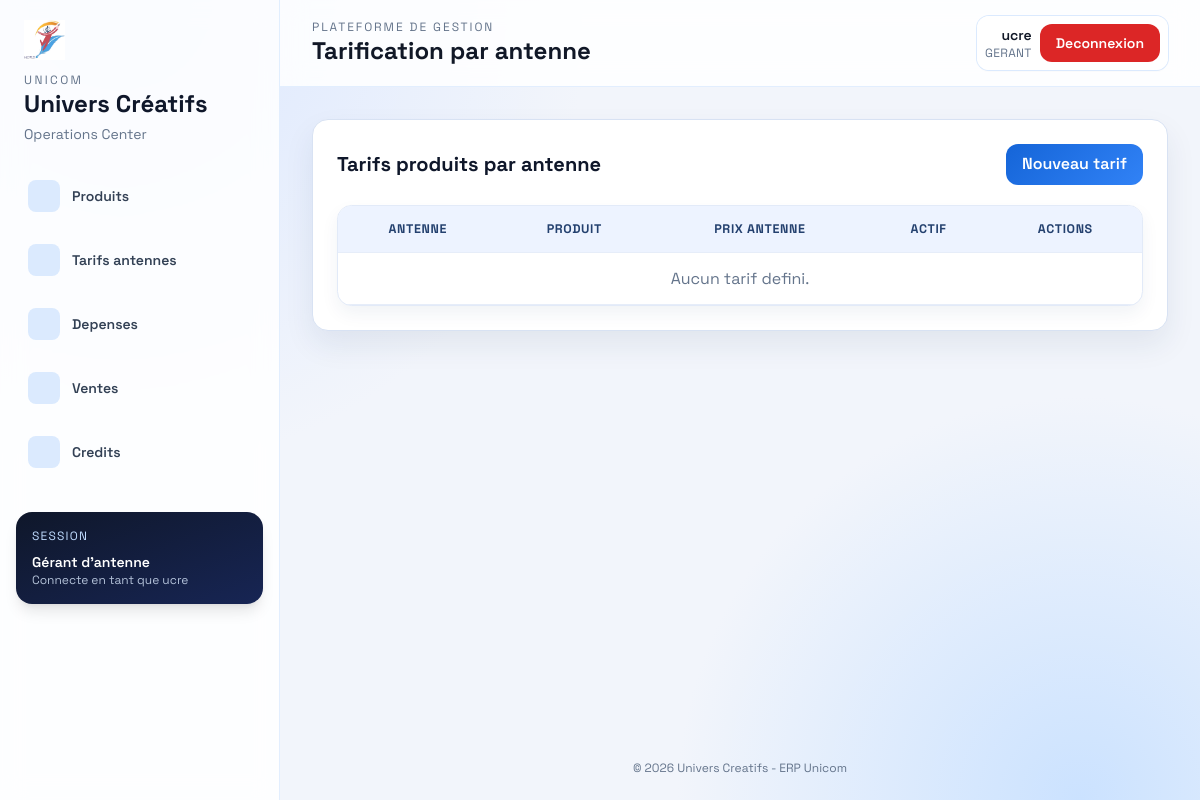
The page /sales/products/pricing/antenna/ (signed in) on the database its author committed.
### accounts/models.py (models this page shows, shortened)
class User(AbstractUser, PermissionsMixin, SoftDeleteMixin):
    class Role(models.TextChoices):
        GERANT = "gerant", "Gérant d'antenne"
        ADMIN = "admin", "Admin central"
        DIRECTEUR = "directeur", "Directeur"
        SUPERVISEUR = "superviseur", "Superviseur régional"
    role = models.CharField(
        max_length=20,
        choices=Role.choices,
        default=Role.GERANT,
        help_text="Détermine les permissions et les accès aux modules."
    )
    antenne = models.ForeignKey(
        'Antenne',
        on_delete=models.PROTECT,
        null=True,
        blank=True,
        related_name='personnel'
    )
    telephone = models.CharField(
        max_length=20,
        blank=True,
        null=True,
        help_text="Numéro de téléphone professionnel"
    )
    is_blocked = models.BooleanField(
        default=False,
        help_text="Blocage manuel : coupe l'accès sans supprimer le compte."
    )
    date_creation = models.DateTimeField(
        auto_now_add=True,
        help_text="Date de création du compte"
    )
    date_derniere_connexion = models.DateTimeField(
        blank=True,
        null=True,
        help_text="Dernière connexion réussie"
    )
    groups = models.ManyToManyField(
        'auth.Group',
        related_name='accounts_user_set',
        related_query_name='accounts_user',
        blank=True,
        help_text='Groupes de permissions de l’utilisateur.'
    )
    user_permissions = models.ManyToManyField(
        'auth.Permission',
        related_name='accounts_user_set',
        related_query_name='accounts_user',
        blank=True,
        help_text='Permissions spécifiques de l’utilisateur.'
    )
    def has_permission(self, permission_name):
        from .permissions import ROLE_PERMISSIONS
        return permission_name in ROLE_PERMISSIONS.get(self.role, set())

### accounts/decorators.py (the view)
        def wrapper(request, *args, **kwargs):
            user = request.user
            if not user.is_authenticated:
                return redirect("accounts:login")  # Redirige l'utilisateur vers la page de login si non authentifié
            if not user.has_permission(permission):
                messages.error(request, "Vous n'avez pas la permission d'effectuer cette action.")
                return redirect("accounts:no_permission")  # Redirige vers la page de permission manquante
            return view_func(request, *args, **kwargs)

### accounts/templatetags/auth_extras.py (called while the page is built)
@register.simple_tag
def role_permissions(role):
    return ROLE_PERMISSIONS.get(role, set())

### sales/views.py (called while the page is built)
@login_required
@permission_required(Permissions.MANAGE_ANTENNES)
def antenna_pricing_list(request):
    qs = ProductByAntenne.objects.select_related("product", "antenne").order_by("antenne__nom", "product__name")
    if request.user.role == User.Role.GERANT and request.user.antenne:
        qs = qs.filter(antenne=request.user.antenne)
    return render(request, "sales/antenna_pricing_list.html", {"prices": qs})

### templates/sales/antenna_pricing_list.html
{% extends 'base.html' %}
{% block page_title %}Tarification par antenne{% endblock %}
{% block content %}
<div class="space-y-5">
  <div class="flex flex-wrap items-center justify-between gap-2">
    <h2 class="text-xl font-bold text-slate-900">Tarifs produits par antenne</h2>
    <a href="{% url 'sales:antenna_pricing_create' %}" class="ui-btn ui-btn-primary">Nouveau tarif</a>
  </div>
  <div class="overflow-x-auto ui-card">
    <table class="ui-table">
      <thead>
        <tr>
          <th>Antenne</th>
          <th>Produit</th>
          <th>Prix antenne</th>
          <th>Actif</th>
          <th>Actions</th>
        </tr>
      </thead>
      <tbody>
        {% for row in prices %}
          <tr>
            <td>{{ row.antenne.nom|default:'-' }}</td>
            <td>{{ row.product.name }}</td>
            <td>{{ row.price }}</td>
            <td>
              {% if row.is_active %}
                <span class="ui-badge ui-badge-success">Oui</span>
              {% else %}
                <span class="ui-badge ui-badge-danger">Non</span>
              {% endif %}
            </td>
            <td>
              <a href="{% url 'sales:antenna_pricing_update' row.pk %}" class="ui-btn ui-btn-muted text-xs">Modifier</a>
            </td>
          </tr>
        {% empty %}
          <tr><td colspan="5" class="text-center text-slate-500">Aucun tarif defini.</td></tr>
        {% endfor %}
      </tbody>
    </table>
  </div>
</div>
{% endblock %}

### templates/base.html (shortened to what this page needs)
{% load auth_extras %}
{% load static %}
<!DOCTYPE html>
<html lang="fr">
  <head>
    <script src="https://cdn.tailwindcss.com"></script>
    <link rel="stylesheet" href="{% static 'assets/star-admin/vendors/mdi/css/materialdesignicons.min.css' %}" />
    <link rel="stylesheet" href="{% static 'assets/star-admin/vendors/simple-line-icons/css/simple-line-icons.css' %}" />
    <link rel="stylesheet" href="{% static 'css/unicom-theme.css' %}" />
  </head>
  <body class="min-h-screen">
    {% if user.is_authenticated %}
      <div class="layout-grid grid min-h-screen lg:grid-cols-[280px_1fr]">
        <aside class="glass border-r border-blue-100/80 px-4 py-5">
          {% include 'nav/navbar.html' %}
        </aside>
        <div class="flex min-w-0 flex-col">
          <header class="glass sticky top-0 z-20 border-b border-blue-100/80 px-4 py-4 lg:px-8">
            <div class="flex flex-wrap items-center justify-between gap-3">
              <div class="flex items-center gap-3">
                <div>
                <p class="text-xs uppercase tracking-[0.16em] text-slate-500">Plateforme de gestion</p>
                <h1 class="text-xl font-bold lg:text-2xl">
                  {% block page_title %}{% endblock %}
                </h1>
                </div>
              </div>
              <div class="flex items-center gap-2 rounded-xl bg-white/90 p-2 shadow-sm ring-1 ring-blue-100">
                <div class="hidden text-right sm:block">
                  <p class="text-sm font-semibold">{{ user.username }}</p>
                  <p class="text-xs uppercase tracking-wide text-slate-500">{{ user.role }}</p>
                </div>
                <a href="{% url 'accounts:logout' %}" class="ui-btn text-sm text-white" style="background: var(--danger);">
                  Deconnexion
                </a>
              </div>
            </div>
          </header>
          <main class="flex-1 overflow-x-hidden px-4 py-6 lg:px-8 lg:py-8">
            <div class="ui-panel p-4 lg:p-6">
    {% endif %}
              {% block content %}{% endblock %}
    {% if user.is_authenticated %}
            </div>
          </main>
          <footer class="px-4 pb-6 text-center text-xs text-slate-500 lg:px-8">
            &copy; {% now "Y" %} Univers Creatifs - ERP Unicom
          </footer>
        </div>
      </div>
    {% else %}
        </div>
      </main>
    {% endif %}
  </body>
</html>

### templates/nav/navbar.html (shortened to what this page needs)
{% load auth_extras %}
{% load static %}
<div class="mb-6 px-2">
  <img src="{% static 'img/logo.png' %}" alt="Logo Unicom" class="mb-3 h-10 w-auto" />
  <p class="text-xs uppercase tracking-[0.2em] text-slate-500">Unicom</p>
  <h2 class="text-2xl font-bold text-slate-900">Univers Créatifs</h2>
  <p class="mt-1 text-sm text-slate-500">Operations Center</p>
</div>
{% if user.is_authenticated %}
  {% role_permissions user.role as perms %}
  <nav class="space-y-2">
    <a href="{% url 'sales:product_list' %}" class="group flex items-center gap-3 rounded-xl px-3 py-3 text-sm font-semibold text-slate-700 transition hover:bg-blue-600 hover:text-white">
      <span class="inline-flex h-8 w-8 items-center justify-center rounded-lg bg-blue-100 text-blue-700 group-hover:bg-white/20 group-hover:text-white"><i class="mdi mdi-package-variant-closed text-lg"></i></span>
      Produits
    </a>
    <a href="{% url 'sales:antenna_pricing_list' %}" class="group flex items-center gap-3 rounded-xl px-3 py-3 text-sm font-semibold text-slate-700 transition hover:bg-blue-600 hover:text-white">
      <span class="inline-flex h-8 w-8 items-center justify-center rounded-lg bg-blue-100 text-blue-700 group-hover:bg-white/20 group-hover:text-white"><i class="mdi mdi-cash-multiple text-lg"></i></span>
      Tarifs antennes
    </a>
    {% if 'view_depenses' in perms %}
      <a href="{% url 'expenses:expense_list' %}" class="group flex items-center gap-3 rounded-xl px-3 py-3 text-sm font-semibold text-slate-700 transition hover:bg-blue-600 hover:text-white">
        <span class="inline-flex h-8 w-8 items-center justify-center rounded-lg bg-blue-100 text-blue-700 group-hover:bg-white/20 group-hover:text-white"><i class="mdi mdi-file-document-outline text-lg"></i></span>
        Depenses
      </a>
    {% endif %}
    {% if 'manage_antennes' in perms %}
      <a href="{% url 'sales:sale_list' %}" class="group flex items-center gap-3 rounded-xl px-3 py-3 text-sm font-semibold text-slate-700 transition hover:bg-blue-600 hover:text-white">
        <span class="inline-flex h-8 w-8 items-center justify-center rounded-lg bg-blue-100 text-blue-700 group-hover:bg-white/20 group-hover:text-white"><i class="mdi mdi-cart-outline text-lg"></i></span>
        Ventes
      </a>
      <a href="{% url 'sales:credit_list' %}" class="group flex items-center gap-3 rounded-xl px-3 py-3 text-sm font-semibold text-slate-700 transition hover:bg-blue-600 hover:text-white">
        <span class="inline-flex h-8 w-8 items-center justify-center rounded-lg bg-blue-100 text-blue-700 group-hover:bg-white/20 group-hover:text-white"><i class="mdi mdi-credit-card-outline text-lg"></i></span>
        Credits
      </a>
    {% endif %}
  </nav>
  <div class="mt-8 rounded-2xl bg-gradient-to-br from-slate-900 to-blue-950 p-4 text-white shadow-lg">
    <p class="text-xs uppercase tracking-widest text-blue-200">Session</p>
    <p class="mt-2 text-sm font-semibold">{{ user.get_role_display|default:user.role }}</p>
    <p class="text-xs text-blue-100/80">Connecte en tant que {{ user.username }}</p>
  </div>
{% endif %}

### static/css/unicom-theme.css (style rules this page uses)
:root { --bg: #f2f5fb; --surface: #ffffff; --surface-muted: #e9eef9; --ink: #111827; --muted: #5f6f8a; --primary: #1565d8; --primary-strong: #0a47a5; --accent: #f59e0b; --danger: #dc2626; }
* { font-family: "Space Grotesk", sans-serif; }
body { background: radial-gradient(circle at 10% 0%, #dbe7ff 0%, transparent 35%), radial-gradient(circle at 90% 100%, #cbe2ff 0%, transparent 30%), var(--bg); color: var(--ink); }
.glass { background: rgba(255, 255, 255, 0.85); backdrop-filter: blur(12px); }
.ui-panel { background: var(--surface); border: 1px solid #d8e2f3; border-radius: 1rem; box-shadow: 0 14px 30px rgba(24, 53, 95, 0.08); }
.ui-card { background: #fff; border: 1px solid #e2eaf8; border-radius: 0.9rem; box-shadow: 0 8px 18px rgba(24, 53, 95, 0.06); }
.ui-btn { display: inline-flex; align-items: center; justify-content: center; border-radius: 0.75rem; padding: 0.55rem 1rem; font-weight: 600; transition: all 180ms ease; }
.ui-btn-primary { background: linear-gradient(135deg, var(--primary), #3182f6); color: #fff; }
.ui-table { width: 100%; border-collapse: separate; border-spacing: 0; }
.ui-table th { background: #edf3ff; color: #24416f; font-size: 0.78rem; text-transform: uppercase; letter-spacing: 0.05em; }
.ui-table th, .ui-table td { padding: 0.85rem 1rem; border-bottom: 1px solid #e6edf9; }

### rows shown on the page
User: role "Gérant d'antenne", username "ucre", role "GERANT"
